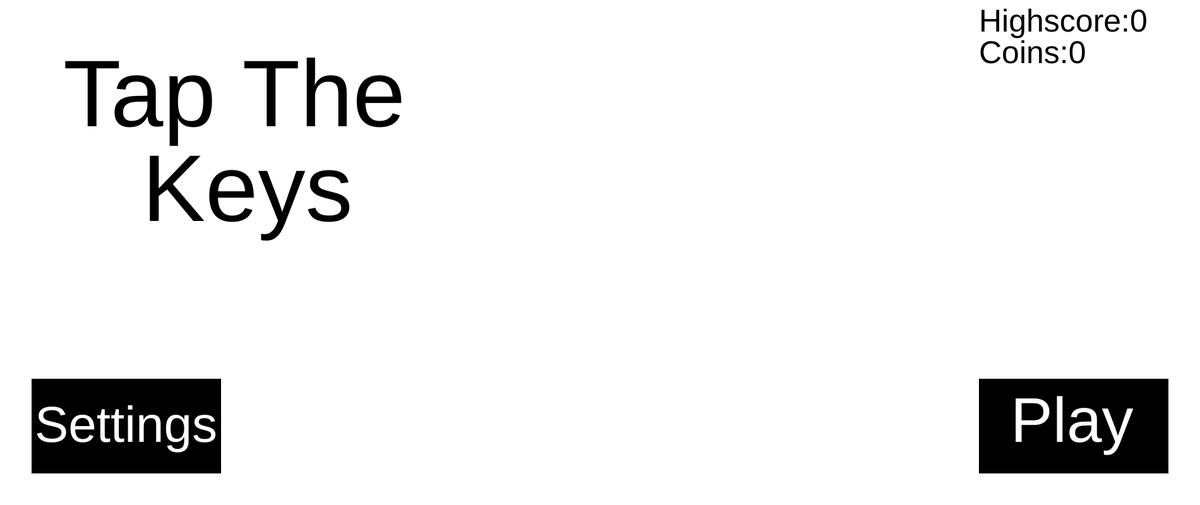
Frame 1 (no input)
Frame 60 (no input): identical to frame 1, image omitted
Frame 120 (the mouse pressed at the canvas centre since frame 60): identical to frame 1, image omitted

The p5.js sketch that drew this single still picture (run headless with seeded random() and noise() and a simulated clock; from frame 60 on, the mouse is pressed at the canvas centre):

// p5.js sketch
// ── sketch.js
var circle1X = 100
var circle1Y = 100

var keyNums = [1, 2, 3, 4, 5, 6, 7, 8, 9, 0]

var keyNum;

var Score = 0

var a = 0

var Timer = 30

var circleCOL = 0
// var circleG = 0
// var circleB = 0

var coins = 0

var Mode;

var backCOL = 255
var backCOLG = 255
var BackCOLB = 255
var textCOL = 0

var BlueX = 0

var highscore = 0

function setup() {
  createCanvas(1900, 800);
  Mode = 0
  keyNum = random(keyNums)
}


function keyTyped() {
  if(key === '' + keyNum && Mode == 1) {
    circle1X = random(50, 1850)
    circle1Y = random(50, 750)
    keyNum = random(keyNums)
    Score += 1
    
  }
}

function draw() {
  if(Mode == 0) {
    backCOLG = backCOL
    backCOLB = backCOL
    background(backCOL, backCOLG, backCOLB)
    noStroke();
    fill(textCOL);
    strokeWeight(10)
    rect(1550, 600, 300, 150)
    rect(50, 600, 300, 150)
    fill(backCOL);
    textSize(100)
    text('Play', 1600, 700)
    textSize(80)
    text('Settings', 55, 700)
    fill(textCOL)
    textSize(150)
    text('Tap The', 100, 200);
    text('Keys', 225, 350)
    textSize(50)
    text('Highscore:' + highscore, 1550, 50)
    text('Coins:' + coins, 1550, 100)
    
    if(Score > highscore) {
      highscore = Score
    }
    
    coins = coins + Score
  
    Score = 0
    Timer = 30
  }
  if(Mode == 1){
  background(backCOL, backCOLG, backCOLB);
  fill(textCOL)
  textSize(50)
  text('Score:' + Score, 10, 50)
  text('Timer:' + Timer, 1675, 50)
  fill(circleCOL)
  circle(circle1X, circle1Y, 50)
  fill(backCOL)
  textSize(35)
  text('' + keyNum, circle1X - 10, circle1Y + 10)
  
  if(Timer < 1) {
    Mode = 2
  }
    
    backCOLG = backCOL
    backCOLB = backCOL
}    
  
  if(a == 60) {
      a = 0
      Timer -= 1
    }
  a += 1
  
  if(Mode == 2) {
  background(backCOL, backCOLG, backCOLB);
  fill(textCOL);
  textSize(50)
  text('Final Score:' + Score, 10, 50)
  fill(textCOL);
  strokeWeight(10)
  rect(1550, 600, 300, 150)
  fill(backCOL);
  textSize(100)
  text('Home', 1567, 700)
    backCOLG = backCOL
    backCOLB = backCOL
  }
  
  if(Mode == 3) {
    background(backCOL, backCOLG, backCOLB)
    noStroke();
    strokeWeight(0)
    fill(textCOL, textCOL, textCOL)
    rect(85, 175, 175, 75)
    fill(textCOL, textCOL, textCOL)
    rect(335, 175, 175, 75)
    fill(textCOL, textCOL, textCOL)
    rect(85, 325, 175, 75)
    fill(textCOL, textCOL, textCOL)
    rect(335, 325, 175, 75)
    fill(backCOL, backCOL, backCOL)
    textSize(50)
    text('Black', 110, 230)
    fill(backCOL, backCOL, backCOL)
    textSize(50)
    text('White', 360, 230)
    fill(backCOL, backCOL, backCOL)
    textSize(50)
    text('Gray', 110, 380)
    text('Blue', 370, 380)
    fill(textCOL, textCOL, textCOL)
    textSize(50)
    text(' Backround Color', 100, 100)
    fill(textCOL, textCOL, textCOL)
    textSize(25)
    text('Free', 80, 150)
    fill(textCOL, textCOL, textCOL)
    textSize(25)
    text('Premium', 80, 300)
    strokeWeight(10)
    stroke(textCOL, textCOL, textCOL)
    noFill();
    rect(50, 50, 500, 700)
    
    if(highscore < 49) {
      stroke(5);
      fill(backCOL)
      line(85, 327, 260, 397)
      line(260, 327, 85, 397)
      
    }
    
    if(BlueX == 0) {
      stroke(5);
      fill(backCOL)
      line(335, 327, 512, 397)
      line(512, 327, 335, 397)
    }
    backCOLG = backCOL
    backCOLB = backCOL
  }
  if(Mode == 4) {
   background(backCOL, backCOLG, backCOLB)
    noStroke();
    strokeWeight(0)
    fill(textCOL, textCOL, textCOL, 100)
    rect(85, 175, 175, 75)
    fill(textCOL, textCOL, textCOL, 100)
    rect(335, 175, 175, 75)
    fill(textCOL, textCOL, textCOL, 100)
    rect(85, 325, 175, 75)
    fill(textCOL, textCOL, textCOL, 100)
    rect(335, 325, 175, 75)
    fill(backCOL, backCOL, backCOL, 100)
    textSize(50)
    text('Black', 110, 230)
    fill(backCOL, backCOL, backCOL, 100)
    textSize(50)
    text('White', 360, 230)
    fill(backCOL, backCOL, backCOL, 100)
    textSize(50)
    text('Gray', 110, 380)
    text('Blue', 370, 380)
    fill(textCOL, textCOL, textCOL, 100)
    textSize(50)
    text(' Backround Color', 100, 100)
    fill(textCOL, textCOL, textCOL, 100)
    textSize(25)
    text('Free', 80, 150)
    fill(textCOL, textCOL, textCOL, 100)
    textSize(25)
    text('Premium', 80, 300)
    strokeWeight(10)
    stroke(textCOL, textCOL, textCOL, 100)
    noFill();
    rect(50, 50, 500, 700)
    
    stroke(textCOL)
    fill(backCOL)
    rect(500, 100, 400, 600)
    noStroke();
    fill(textCOL)
    textSize(25)
    text('EXIT', 510, 690)
    textSize(35)
    text('To Unlock This Premium', 510, 135)
    text('Background Color Get A', 510, 170)
    text('Minimum Score of 50 in', 510, 205)
    text('A Single Game.', 510, 240)
    
    backCOLG = backCOL
    backCOLB = backCOL
    
    if(highscore < 49) {
      stroke(backCOL, backCOL, backCOL, 100);
      line(85, 327, 260, 397)
      line(260, 327, 85, 397)
    }
    
    if(BlueX == 0) {
      stroke(backCOL, backCOL, backCOL, 100);
      line(335, 327, 512, 397)
      line(512, 327, 335, 397)
    }
  }
}


function mousePressed() {
  if(mouseX > 1550 && mouseX < 1850 && mouseY > 600 && mouseY < 750 && Mode == 0){
    Mode = 1
  }
  
  if(mouseX > 50 && mouseX < 350 && mouseY > 600 && mouseY < 750 && Mode == 0){
    Mode = 3
  }
  
  if(mouseX > 50 && mouseX < 350 && mouseY > 600 && mouseY < 750 && Mode == 0){
    Mode = 3
  }
  
  if(mouseX > 1550 && mouseX < 1850 && mouseY > 600 && mouseY < 750 && Mode == 2){
    Mode = 0
  }
  
  if(mouseX > 85 && mouseX < 260 && mouseY > 175 && mouseY < 250 && Mode == 3){
    Mode = 0
    textCOL = 255
    backCOL = 0
    circleCOL = 255
  }
  
  if(mouseX > 335 && mouseX < 515 && mouseY > 175 && mouseY < 250 && Mode == 3){
    Mode = 0
    textCOL = 0
    backCOL = 255
    circleCOL = 0
  }
  
  if(mouseX > 85 && mouseX < 260 && mouseY > 325 && mouseY < 400 && Mode == 3 && highscore > 49){
    Mode = 0
    textCOL = 0
    backCOL = 150
    circleCOL = 255
    
  }else if(mouseX > 85 && mouseX < 260 && mouseY > 325 && mouseY < 400 && Mode == 3 && highscore < 49) {
    Mode = 4
  }
  
  if(mouseX > 335 && mouseX < 510 && mouseY > 325 && mouseY < 400 && Mode == 3 && BlueX > 0){
    Mode = 0
    textCOL = 255
    backCOL = 255
    circleCOL = 255
    
  }else if(mouseX > 335 && mouseX < 510 && mouseY > 325 && mouseY < 400 && Mode == 3 && BlueX == 0) {
    Mode = 4
  }
  
  if(mouseX > 510 && mouseX < 550 && mouseY > 665 && mouseY < 690 && Mode == 4){
    Mode = 0
  }
}
